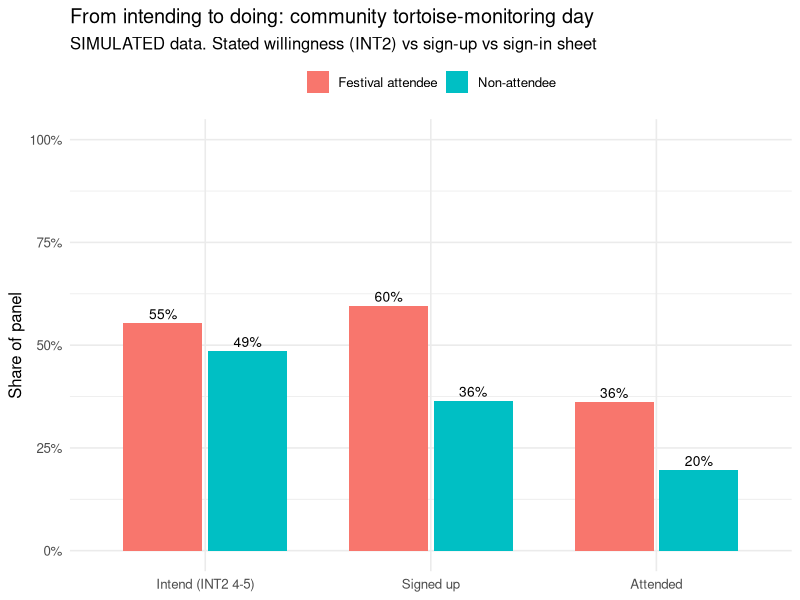
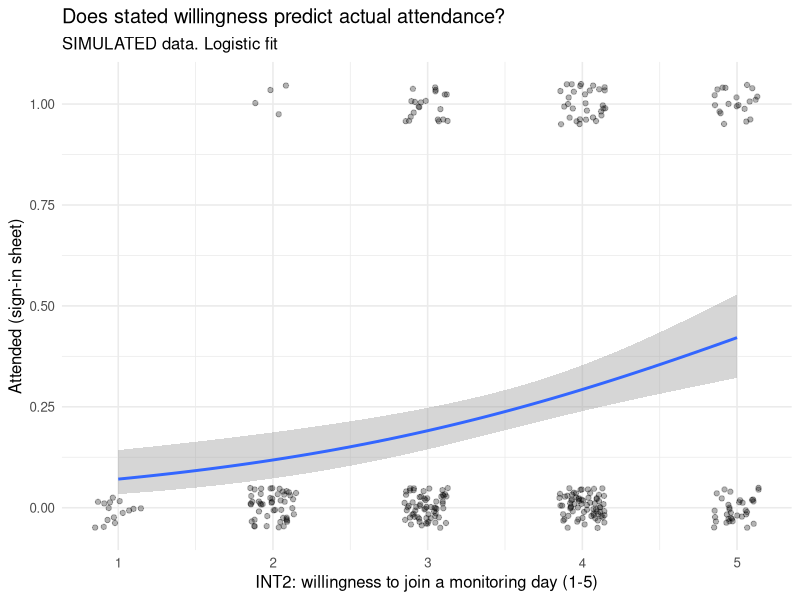

R code for these plots, in order:
# =============================================================================
# intention_behavior_gap.R
# Step 07 — Monitoring-day sign-up and attendance vs. stated intentions
# Study: Festival de las Tortugas Gigantes (Santa Cruz, Galápagos)
# Author: Isabela Tapia-Jaramillo
#
# Adapted from analyze_behavior_data.R (logistic regression for a binary
# behavioral outcome; group plots). Extended to:
#   (1) H2c — attendees vs non-attendees: sign-up and attendance (logistic)
#   (2) ITT — effect of the random INVITATION on sign-up and attendance
#   (3) Intention–behavior gap — INT2 (stated willingness) vs sign-up vs
#       attendance, the "funnel" from intending to doing (cf. B-02 vs B-01)
#   (4) Barriers reported in the follow-up call by sign-ups who did not attend
#
# DATA ARE SIMULATED so the pipeline can be run and checked before fieldwork.
# Replace the simulation block with the real merged file (T1 survey +
# sign-in sheet + follow-up call), keeping the same variable names.
#
# Run from the repository root:
#   Rscript Step_07_Measuring_Behavior_Beyond_Self_Report/code/intention_behavior_gap.R
# =============================================================================

suppressPackageStartupMessages({
  library(dplyr)
  library(ggplot2)
})

out_dir <- file.path("Step_07_Measuring_Behavior_Beyond_Self_Report", "code", "output")
dir.create(out_dir, showWarnings = FALSE, recursive = TRUE)

# -----------------------------------------------------------------------------
# 0. Simulated T1 panel (n ≈ 308) — DELETE when real data exist
# -----------------------------------------------------------------------------
set.seed(2028)
n <- 308
d <- tibble(
  participant_id = sprintf("ID%03d", 1:n),
  invited        = rbinom(n, 1, 0.5),
  area           = sample(c("Puerto Ayora", "Highlands"), n, TRUE, c(.6, .4)),
  bar_transport  = rbinom(n, 1, 0.3),
  int_baseline   = pmin(5, pmax(1, round(rnorm(n, 3.3, 0.9), 1)))
) |>
  mutate(
    attended_fest = rbinom(n, 1, ifelse(invited == 1, 0.40, 0.25)),
    # INT2 at T1: stated willingness to join a monitoring day (1–5)
    int_monitor   = pmin(5, pmax(1, round(int_baseline + 0.3 * attended_fest +
                                          rnorm(n, 0, 0.7)))),
    p_signup      = plogis(-2.2 + 0.55 * int_monitor + 0.5 * attended_fest -
                             0.4 * bar_transport),
    signed_up     = rbinom(n, 1, p_signup),
    p_attend      = plogis(-0.4 + 0.25 * int_monitor - 0.6 * bar_transport +
                             0.4 * (area == "Highlands")),
    attended_monitor = ifelse(signed_up == 1, rbinom(n, 1, p_attend), 0)
  ) |>
  select(-p_signup, -p_attend)

# Follow-up call for sign-ups who did not attend (same categories as BAR)
noshow <- d |> filter(signed_up == 1, attended_monitor == 0)
barrier_levels <- c("Work schedule", "Family care", "Transport", "Cost",
                    "Didn't hear in time / forgot", "Other")
noshow$call_barrier <- sample(barrier_levels, nrow(noshow), TRUE,
                              c(.35, .2, .15, .05, .15, .1))

# -----------------------------------------------------------------------------
# 1. H2c — Attendees more likely to sign up and attend the monitoring day
# -----------------------------------------------------------------------------
cat("=== H2c: festival attendance -> monitoring-day sign-up ===\n")
m_signup <- glm(signed_up ~ attended_fest + int_baseline + area + bar_transport,
                data = d, family = binomial)
print(round(cbind(OR = exp(coef(m_signup)), exp(confint.default(m_signup))), 2))

cat("\n=== H2c: festival attendance -> monitoring-day attendance ===\n")
m_attend <- glm(attended_monitor ~ attended_fest + int_baseline + area + bar_transport,
                data = d, family = binomial)
print(round(cbind(OR = exp(coef(m_attend)), exp(confint.default(m_attend))), 2))
cat("NOTE: attendance at the festival is self-selected; interpret with the ITT below.\n")

# -----------------------------------------------------------------------------
# 2. ITT — effect of the random invitation (unbiased, but diluted)
# -----------------------------------------------------------------------------
cat("\n=== ITT: invitation -> sign-up / attendance (risk difference) ===\n")
itt <- d |> group_by(invited) |>
  summarise(n = n(), signup_rate = mean(signed_up), attend_rate = mean(attended_monitor),
            .groups = "drop")
print(itt)
cat(sprintf("ITT on sign-up: %+.3f | ITT on attendance: %+.3f\n",
            diff(itt$signup_rate), diff(itt$attend_rate)))

# -----------------------------------------------------------------------------
# 3. Intention–behavior gap
# -----------------------------------------------------------------------------
d <- d |> mutate(intend_high = as.integer(int_monitor >= 4))

cat("\n=== Intention-behavior funnel ===\n")
funnel <- d |>
  summarise(`Intend (INT2 = 4-5)` = mean(intend_high),
            `Signed up`           = mean(signed_up),
            `Attended`            = mean(attended_monitor))
print(round(funnel, 3))

gap <- d |> filter(intend_high == 1) |>
  summarise(n_intenders = n(),
            pct_not_signed_up  = mean(signed_up == 0),
            pct_not_attended   = mean(attended_monitor == 0))
cat(sprintf(paste0("Among %d high intenders: %.0f%% did not sign up; ",
                   "%.0f%% did not attend (intention-behavior gap).\n"),
            gap$n_intenders, 100 * gap$pct_not_signed_up, 100 * gap$pct_not_attended))

# Predictive validity of the stated intention
m_pred <- glm(attended_monitor ~ int_monitor, data = d, family = binomial)
cat(sprintf("Predictive validity: OR per 1-point INT2 = %.2f; point-biserial r(INT2, attended) = %.2f\n",
            exp(coef(m_pred)[2]), cor(d$int_monitor, d$attended_monitor)))

# Same-person consistency table
cat("\nCross-tab: stated intention x behavior\n")
print(with(d, table(Intention = ifelse(intend_high == 1, "High (4-5)", "Low/mid (1-3)"),
                    Behavior  = case_when(attended_monitor == 1 ~ "Attended",
                                          signed_up == 1 ~ "Signed up, no-show",
                                          TRUE ~ "Did not sign up"))))

# -----------------------------------------------------------------------------
# 4. Barriers among sign-ups who did not attend (follow-up call)
# -----------------------------------------------------------------------------
cat("\n=== Follow-up call: barriers among no-shows ===\n")
print(sort(table(noshow$call_barrier), decreasing = TRUE))

# -----------------------------------------------------------------------------
# 5. Plots
# -----------------------------------------------------------------------------
funnel_grp <- d |>
  mutate(group = ifelse(attended_fest == 1, "Festival attendee", "Non-attendee")) |>
  group_by(group) |>
  summarise(`1 Intend (INT2 4-5)` = mean(intend_high),
            `2 Signed up`         = mean(signed_up),
            `3 Attended`          = mean(attended_monitor), .groups = "drop") |>
  tidyr::pivot_longer(-group, names_to = "stage", values_to = "prop") |>
  mutate(stage = sub("^[0-9] ", "", stage),
         stage = factor(stage, levels = c("Intend (INT2 4-5)", "Signed up", "Attended")))

p_funnel <- ggplot(funnel_grp, aes(stage, prop, fill = group)) +
  geom_col(position = position_dodge(width = 0.75), width = 0.7) +
  geom_text(aes(label = scales::percent(prop, accuracy = 1)),
            position = position_dodge(width = 0.75), vjust = -0.4, size = 3.5) +
  scale_y_continuous(labels = scales::percent, limits = c(0, 1)) +
  labs(title = "From intending to doing: community tortoise-monitoring day",
       subtitle = "SIMULATED data. Stated willingness (INT2) vs sign-up vs sign-in sheet",
       x = NULL, y = "Share of panel", fill = NULL) +
  theme_minimal(base_size = 12) + theme(legend.position = "top")
ggsave(file.path(out_dir, "intention_behavior_funnel.png"), p_funnel,
       width = 7, height = 4.5, dpi = 200)

p_pred <- ggplot(d, aes(int_monitor, attended_monitor)) +
  geom_jitter(height = 0.05, width = 0.15, alpha = 0.3) +
  geom_smooth(method = "glm", method.args = list(family = binomial), formula = y ~ x) +
  labs(title = "Does stated willingness predict actual attendance?",
       subtitle = "SIMULATED data. Logistic fit",
       x = "INT2: willingness to join a monitoring day (1-5)",
       y = "Attended (sign-in sheet)") +
  theme_minimal(base_size = 12)
ggsave(file.path(out_dir, "intention_predicts_attendance.png"), p_pred,
       width = 7, height = 4.5, dpi = 200)

cat("\nPlots saved to", out_dir, "\n")
